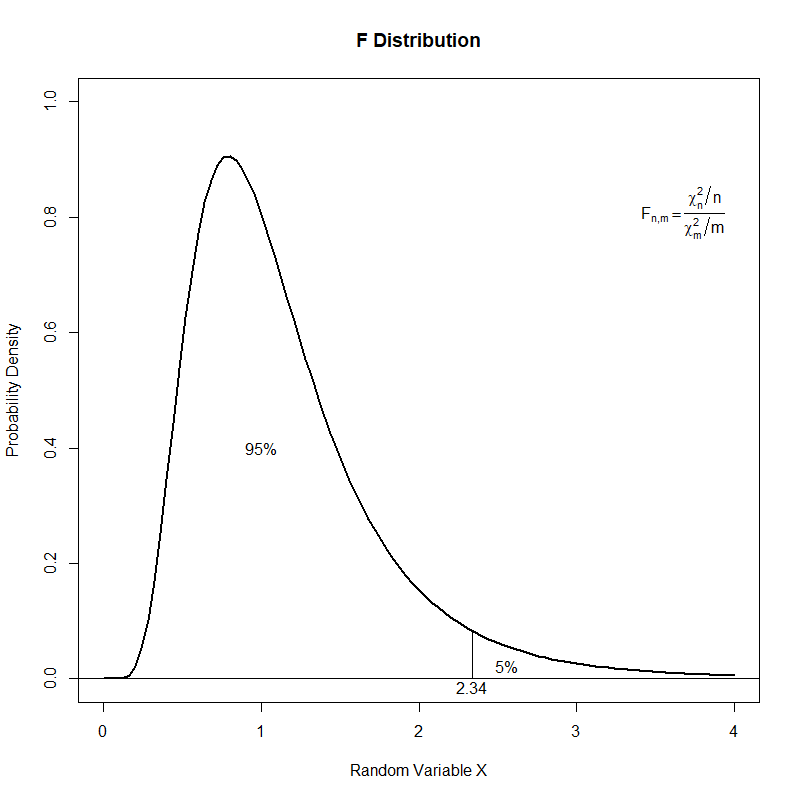

Recreate this plot in R.
### F DISTRIBUTION ###

# R documentation
help("df")

# Set the first degrees of freedom
df1 <- as.numeric(readline(prompt = "Type the first degrees of freedom value: "))
while(df1 <= 0){
  df1 <- as.numeric(readline(prompt = "Error! The first degrees of freedom value must be greater than 0: "))
}

# Set the second degrees of freedom
df2 <- as.numeric(readline(prompt = "Type the second degrees of freedom value: "))
while(df2 <= 0){
  df2 <- as.numeric(readline(prompt = "Error! The second degrees of freedom value must be greater than 0: "))
}

# Build probability plot
curve(df(x, df1 = df1, df2 = df2),
      from = 0,
      to = 4,
      type = "l",
      lwd = 2,
      xlab = "Random Variable X",
      ylab = "Probability Density",
      main = "F Distribution",
      ylim = c(0, 1))
abline(h = 0)
lines(rep(qf(0.95, df1, df2), 2), c(0, df(qf(0.95, df1, df2), df1, df2)))
text(qf(0.95, df1, df2), 0, paste(round(qf(0.95, df1, df2), 2)), adj = c(0.5, 1.1))
text(qf(0.95, df1, df2) - 2, 0.4, "95%")
text(qf(0.95, df1, df2) + 0.1, 0, "5%", adj = c(0.1, -0.5))

# EXAMPLE

curve(df(x, df1 = 19, df2 = 15),
      from = 0,
      to = 4,
      type = "l",
      lwd = 2,
      xlab = "Random Variable X",
      ylab = "Probability Density",
      main = "F Distribution",
      ylim = c(0, 1))
abline(h = 0)
lines(rep(qf(0.95, 19, 15), 2), c(0, df(qf(0.95, 19, 15), 19, 15)))
text(qf(0.95, 19, 15), 0, paste(round(qf(0.95, 19, 15), 2)), adj = c(0.5, 1.1))
text(1, 0.4, "95%")
text(2.5, 0, "5%", adj = c(0.1, -0.5))
text(x = 4, y = 0.8, expression("F"[n][","][m] == frac(chi[n]^2/n, chi[m]^2/m)), cex = 1, pos = 2)
